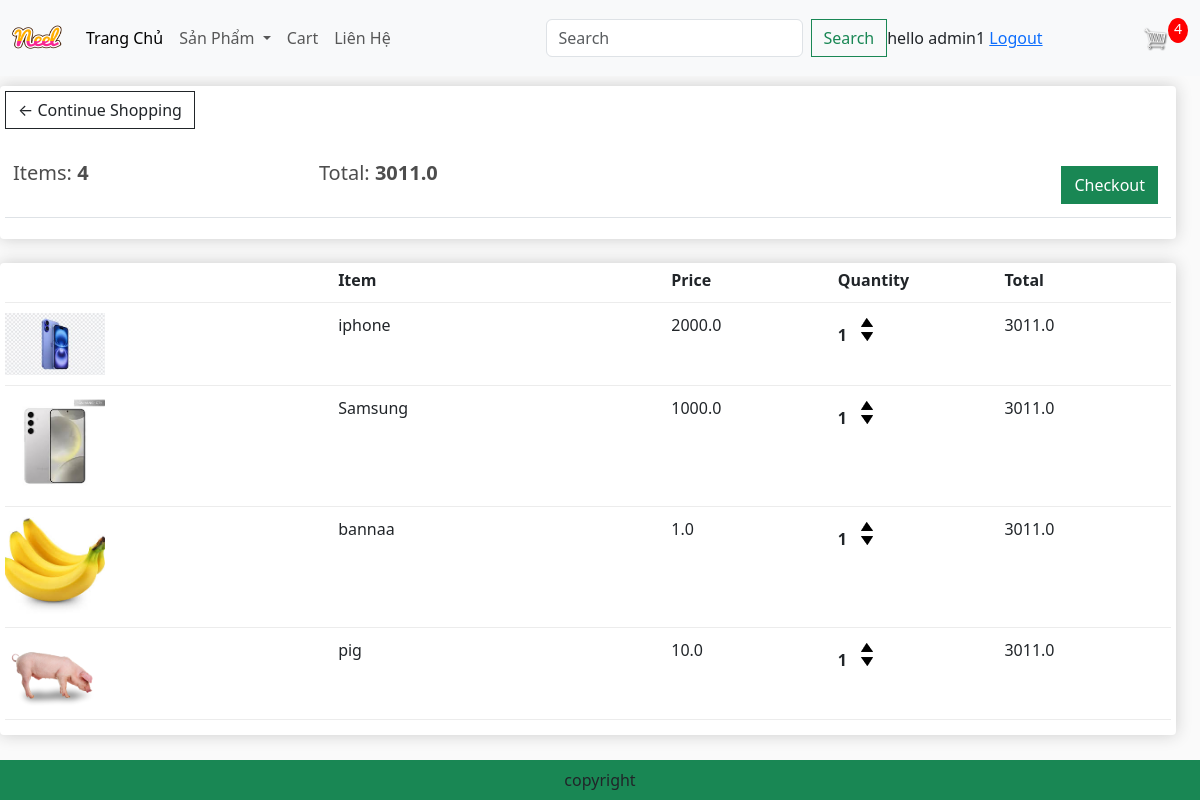
The app's page /cart/ (signed in) with its own data.
### app/models.py (models this page shows, shortened)
class Order(models.Model):
    customer = models.ForeignKey(User, on_delete=models.SET_NULL, blank=True, null=True) # pointer to class Customer
    date_order = models.DateTimeField(auto_now_add=True)
    complete = models.BooleanField(default=False, null=True, blank=False)
    transaction_id = models.CharField(max_length=200, null=True)
    @property
    def get_cart_items(self):
        orderitems = self.orderitem_set.all()
        total = sum([item.quantity for item in orderitems])
        return total
    def get_cart_total(self):
        orderitems = self.orderitem_set.all()
        total = sum([item.get_total for item in orderitems])
        return total

class OrderItem(models.Model):
    product = models.ForeignKey(Product, on_delete=models.SET_NULL, blank=True, null=True) # pointer to class Customer
    order =  models.ForeignKey(Order, on_delete=models.SET_NULL, blank=True, null=True) # pointer to class Customer
    quantity = models.IntegerField(default=0, null=True, blank=True)
    date_added = models.DateTimeField(auto_now_add=True)
    @property
    def get_total(self):
        total = self.product.price * self.quantity
        return total

class Product(models.Model):
    category = models.ManyToManyField(Category, related_name='product')
    name = models.CharField(max_length=200, null=True)
    price = models.FloatField()
    digital = models.BooleanField(default=False, null=True, blank=False)
    image = models.ImageField(null=True, blank=True)
    detail = models.TextField(null=True,blank=True)
    @property
    def ImageURL(self):
        try:
            url = self.image.url
        except:
            url = ''
        return url

### app/views.py (the view)
# urls.py: path('cart/', views.cart, name="cart"),
def cart(request):
    if (request.user.is_authenticated):
        customer = request.user
        order, created = Order.objects.get_or_create(customer=customer, complete= False)
        items = order.orderitem_set.all()
        cartItems = order.get_cart_items
        user_not_login = "hidden"
        user_login = "show"
    else:
        items = []
        order = {'get_cart_items':0, 'get_cart_total':0}
        cartItems = order['get_cart_items']
        user_not_login = "show"
        user_login = "hidden"
    categories = Category.objects.filter(is_sub=False)
    context = {'categories' :categories,'items': items, 'order': order, 'cartItems':cartItems, "user_not_login":user_not_login, "user_login": user_login}
    return render(request,'app/cart.html',context)

### app/Templates/app/cart.html
{% extends 'app/base.html' %}
{% load static %}
{% block cart-content %}
<div class="row" style='width:100%'>
	<div class="col-lg-12">
		<div class="box-element">
			<a  class="btn btn-outline-dark" href="{% url 'home' %}">&#x2190; Continue Shopping</a>
			<br>
			<br>
			<table class="table">
				<tr>
					<th><h5>Items: <strong>{{order.get_cart_items}}</strong></h5></th>
					<th><h5>Total:<strong> {{order.get_cart_total}}</strong></h5></th>
					<th>
						<a  style="float:right; margin:5px;" class="btn btn-success" href="{% url 'checkout' %}">Checkout</a>
					</th>
				</tr>
			</table>
		</div>
		<br>
		<div class="box-element">
			<div class="cart-row">
				<div style="flex:2"></div>
				<div style="flex:2"><strong>Item</strong></div>
				<div style="flex:1"><strong>Price</strong></div>
				<div style="flex:1"><strong>Quantity</strong></div>
				<div style="flex:1"><strong>Total</strong></div>
			</div>
			{% for item in items %}
			<div class="cart-row">
				<div style="flex:2"><img class="row-image" src="{{item.product.ImageURL}}"></div>
				<div style="flex:2"><p>{{item.product.name}}</p></div>
				<div style="flex:1"><p>{{item.product.price}}</p></div>
				<div style="flex:1">
					<p class="quantity">{{item.quantity}}</p>
					<div class="quantity">
						<img data-product = {{item.product.id}} data-action = 'add' class="chg-quantity update-cart" src="{% static  'app/images/arrow-up.png' %}">
						<img data-product = {{item.product.id}} data-action = 'remove' class="chg-quantity update-cart" src="{% static  'app/images/arrow-down.png' %}">
					</div>
				</div>
				<div style="flex:1"><p>{{order.get_cart_total}}</p></div>
			</div>
			{% endfor %}
		</div>
	</div>
</div>
{% endblock cart-content %}

### app/Templates/app/base.html (shortened to what this page needs)
{% load static %}
<!DOCTYPE html>
<html>
    <head>
        <link href="https://cdn.jsdelivr.net/npm/bootstrap@5.3.3/dist/css/bootstrap.min.css" rel="stylesheet">
        <link href-"{%static 'app/css/style.css' %}" rel="stylesheet" />
        <link href-"{%static 'app/css/owl.carousel.min.css' %}" rel="stylesheet" />
        <link href-"{%static 'app/css/all.min.css' %}" rel="stylesheet" />
        <link rel="stylesheet" type="text/css" href="{% static 'app/css/main.css' %}">
        <link rel="stylesheet" href="">
    </head>
    <body>
        <nav class="navbar navbar-expand-lg bg-body-tertiary">
            <div class="container-fluid">
              <a class="navbar-brand" href="{% url 'home' %}">
                <img src= "{% static "app/images/Neel.png" %}" width="50" height="50" />
              </a>
              <div class="collapse navbar-collapse" id="navbarSupportedContent">
                <ul class="navbar-nav me-auto mb-2 mb-lg-0">
                  <li class="nav-item">
                    <a class="nav-link active" aria-current="page" href="{% url 'home' %}">Trang Chủ</a>
                  </li>
                  <li class="nav-item dropdown">
                    <a class="nav-link dropdown-toggle" href="#" role="button" data-bs-toggle="dropdown" aria-expanded="false">
                      Sản Phẩm
                    </a>
                  </li>
                  <li class="nav-item">
                    <a class="nav-link" href="{% url 'cart' %}">Cart</a>
                  </li>
                  <li class="nav-item">
                    <a class="nav-link" href="#">Liên Hệ</a>
                  </li>
                </ul>
                <form class="d-flex" role="search" method = POST action = '{% url 'search'%}'>
                  <input class="form-control me-2" type="search" placeholder="Search" aria-label="Search" name = "searched">
                  <button class="btn btn-outline-success" type="submit">Search</button>
                </form>
              </div>
                <div class = 'form-inline my-2 my-lg-0' style = "visibility: {{user_login}}">
                  <span> hello {{request.user}} </span>
                  <span> <a href = '{% url 'logout' %}'> Logout </a></span>
                </div>
              <div class = 'form-inline my-2 my-lg-0'>
                <a href="{% url 'cart' %}"> <img id='cart-icon' src="{% static 'images/cart.png' %}"> </a>
              </div>
              <div>
                <p id='cart-total'>{{cartItems}}</p>
              </div>
            </div>
          </nav>
          {% block cart-content %} {% endblock cart-content %}
           <footer class="contanier-- fluid bg-success text-center fixed-bottom p-2 mt-5">
                copyright
           </footer>
    </body>
</html>

### app/static/app/css/main.css (style rules this page uses)
body { background-color: hsl(0, 0%, 98%); }
h1,h2,h3,h4,h5,h6 { color:hsl(0, 0%, 30%); }
.box-element { box-shadow:hsl(0, 0%, 80%) 0 0 16px; background-color: #fff; border-radius: 4px; padding: 5px; }
#cart-icon { width:25px; display: inline-block; margin-left: 15px; }
#cart-total { display: block; text-align: center; color:#fff; background-color: red; width: 20px; height: 25px; border-radius: 50%; font-size: 14px; }
.col-lg-3, .col-lg-4, .col-lg-6, .col-lg-8, .col-lg-12 { margin-top: 10px; }
.btn { border-radius: 0; }
.row-image { width: 100px; }
.cart-row { display: flex; align-items: flex-stretch; padding-bottom: 10px; margin-bottom: 10px; border-bottom: 1px solid #ececec; }
.quantity { display: inline-block; font-weight: 700; padding-right:10px; }
.chg-quantity { width: 12px; cursor: pointer; display: block; margin-top: 5px; transition:.1s; }

### records on screen
Order: get_cart_items "4", get_cart_total "3011.0"
OrderItem: product.ImageURL (picture), product.name "iphone", product.price "2000.0", quantity "1"
OrderItem: product.ImageURL (picture), product.name "Samsung", product.price "1000.0", quantity "1"
OrderItem: product.ImageURL (picture), product.name "bannaa", product.price "1.0", quantity "1"
OrderItem: product.ImageURL (picture), product.name "pig", product.price "10.0", quantity "1"

### other values on screen
{{ request.user }} "admin1"
{{ cartItems }} "4"
